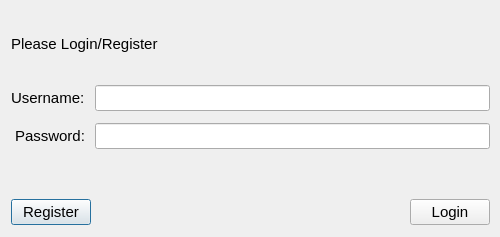
<?xml version="1.0" encoding="UTF-8"?>
<ui version="4.0">
 <class>DlgLogin</class>
 <widget class="QDialog" name="DlgLogin">
  <property name="geometry">
   <rect>
    <x>0</x>
    <y>0</y>
    <width>500</width>
    <height>237</height>
   </rect>
  </property>
  <property name="font">
   <font>
    <pointsize>11</pointsize>
   </font>
  </property>
  <property name="windowTitle">
   <string>Check In</string>
  </property>
  <layout class="QVBoxLayout" name="verticalLayout" stretch="4,2,0,4">
   <property name="spacing">
    <number>10</number>
   </property>
   <property name="topMargin">
    <number>12</number>
   </property>
   <property name="rightMargin">
    <number>10</number>
   </property>
   <property name="bottomMargin">
    <number>12</number>
   </property>
   <item>
    <widget class="QLabel" name="lbl_welcome">
     <property name="font">
      <font>
       <pointsize>11</pointsize>
      </font>
     </property>
     <property name="text">
      <string>Please Login/Register</string>
     </property>
    </widget>
   </item>
   <item>
    <layout class="QFormLayout" name="f_layout1">
     <property name="labelAlignment">
      <set>Qt::AlignRight|Qt::AlignTrailing|Qt::AlignVCenter</set>
     </property>
     <property name="verticalSpacing">
      <number>12</number>
     </property>
     <item row="0" column="0">
      <widget class="QLabel" name="lbl_username">
       <property name="font">
        <font>
         <pointsize>11</pointsize>
        </font>
       </property>
       <property name="text">
        <string>Username:</string>
       </property>
       <property name="alignment">
        <set>Qt::AlignLeading|Qt::AlignLeft|Qt::AlignVCenter</set>
       </property>
      </widget>
     </item>
     <item row="0" column="1">
      <widget class="QLineEdit" name="le_username">
       <property name="font">
        <font>
         <pointsize>11</pointsize>
        </font>
       </property>
      </widget>
     </item>
     <item row="1" column="0">
      <widget class="QLabel" name="lbl_password">
       <property name="font">
        <font>
         <pointsize>11</pointsize>
        </font>
       </property>
       <property name="text">
        <string>Password:</string>
       </property>
       <property name="alignment">
        <set>Qt::AlignLeading|Qt::AlignLeft|Qt::AlignVCenter</set>
       </property>
      </widget>
     </item>
     <item row="1" column="1">
      <widget class="QLineEdit" name="le_password">
       <property name="font">
        <font>
         <pointsize>11</pointsize>
        </font>
       </property>
      </widget>
     </item>
    </layout>
   </item>
   <item>
    <spacer name="v_spacer">
     <property name="orientation">
      <enum>Qt::Vertical</enum>
     </property>
     <property name="sizeHint" stdset="0">
      <size>
       <width>20</width>
       <height>40</height>
      </size>
     </property>
    </spacer>
   </item>
   <item>
    <layout class="QHBoxLayout" name="h_layout2">
     <property name="spacing">
      <number>14</number>
     </property>
     <item>
      <widget class="QPushButton" name="btn_register">
       <property name="font">
        <font>
         <pointsize>11</pointsize>
        </font>
       </property>
       <property name="text">
        <string>Register</string>
       </property>
      </widget>
     </item>
     <item>
      <spacer name="h_spacer">
       <property name="orientation">
        <enum>Qt::Horizontal</enum>
       </property>
       <property name="sizeHint" stdset="0">
        <size>
         <width>40</width>
         <height>20</height>
        </size>
       </property>
      </spacer>
     </item>
     <item>
      <widget class="QPushButton" name="btn_login">
       <property name="font">
        <font>
         <pointsize>11</pointsize>
        </font>
       </property>
       <property name="text">
        <string>Login</string>
       </property>
      </widget>
     </item>
    </layout>
   </item>
  </layout>
 </widget>
 <resources/>
 <connections/>
</ui>
